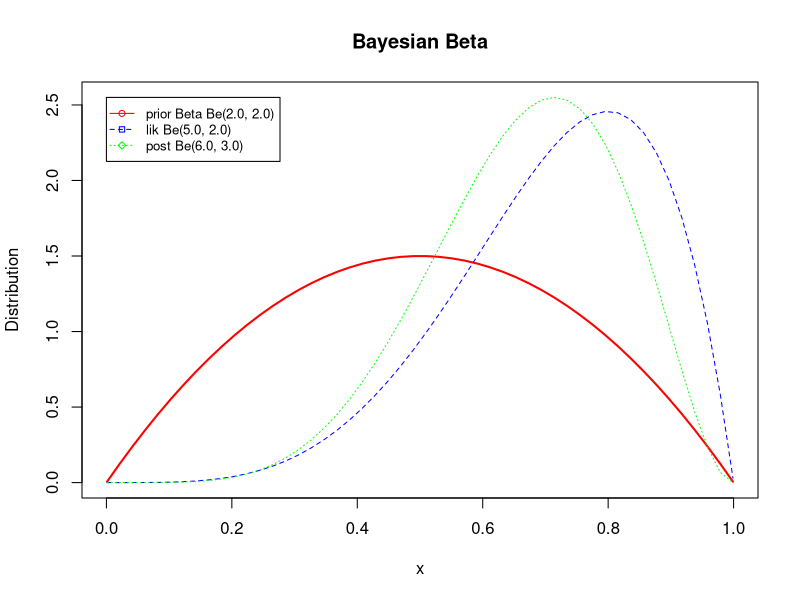
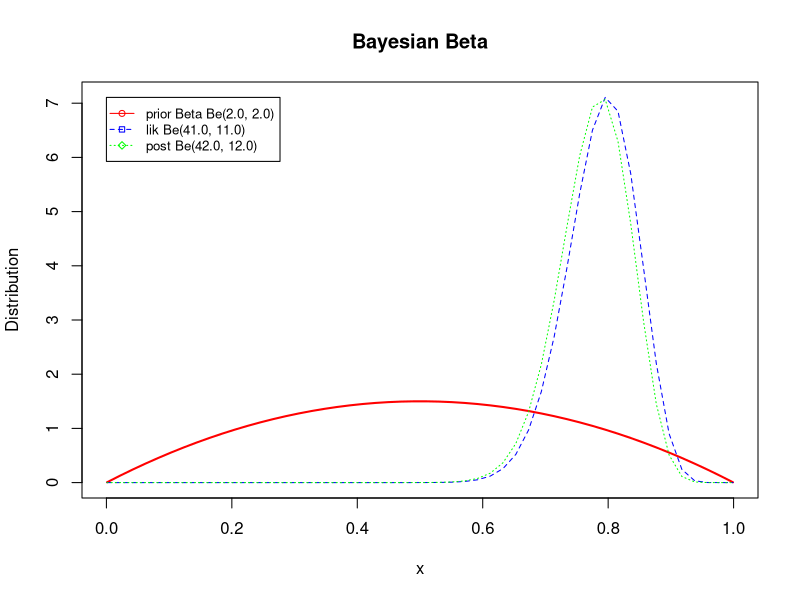
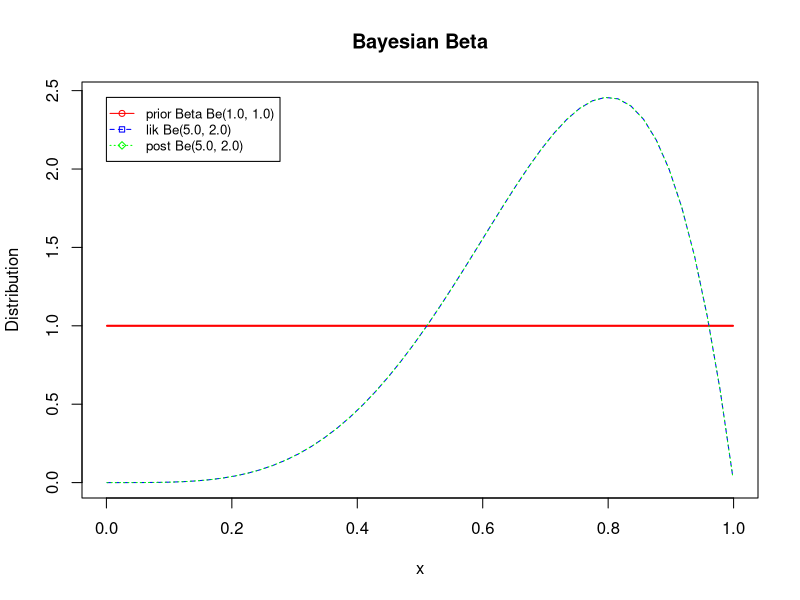
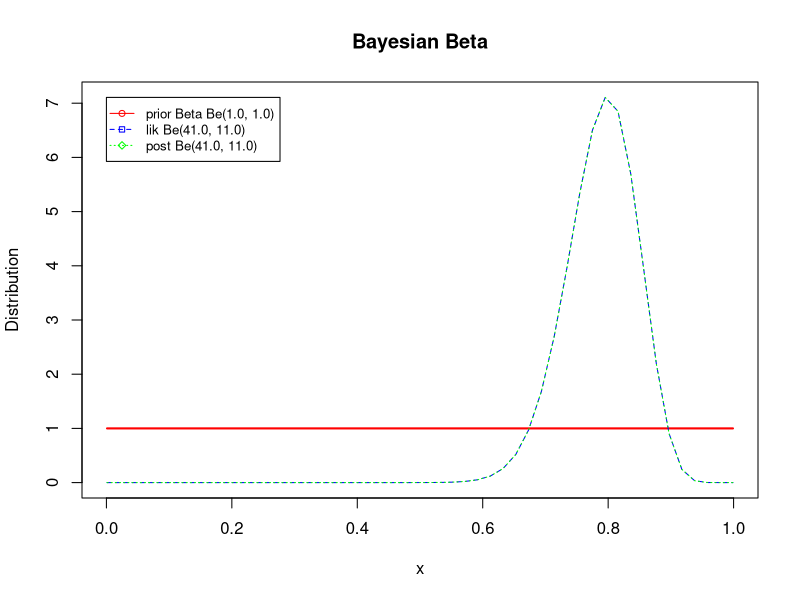

The R source for these figures, in order:
rm(list = ls())
#%% Example of parameter updating in a Beta-Binomial model
#%
#%%
  
#  % This file is from pmtk3.googlecode.com

library(matlab)

data = data.frame(data = zeros(4,4))
names(data)  = c("a","b","N1","N0")
data[1,] = c(a=2,b=2,N1=4 ,N0 = 1)
data[2,] = c(a=2,b=2,N1=40,N0 = 10)
data[3,] = c(a=1,b=1,N1=4 ,N0 = 1)
data[4,] = c(a=1,b=1,N1=40,N0 = 10)

X = data[1,]

flatPrior.a = 1;
flatPrior.b = 1;

#%%    
figname = c('betaPostInfSmallSample', 'betaPostInfLargeSample', 
            'betaPostUninfSmallSample', 'betaPostUninfLargeSample');

x = linspace(0.001, 0.999, 50); 
for (i in 1:numel(data))
{
  
  #%% Update
  prior.a = data[i,"a"];
  prior.b = data[i,"b"];
  N = data[i,"N0"] + data[i,"N1"];
  nsucc = data[i,"N1"];
  nfail = N - nsucc;
  post.a = prior.a + nsucc;
  post.b = prior.b + nfail;
  lik.a = flatPrior.a + nsucc;
  lik.b = flatPrior.b + nfail; 

  Pprior = exp(dbeta(shape1 = prior.a, shape2 = prior.b, x = x, log = TRUE))
  name1 = sprintf('prior Beta Be(%2.1f, %2.1f)', prior.a, prior.b)
  
  Plik = exp(dbeta(shape1 = lik.a, shape2 = lik.b, x = x, log = TRUE));
  name2 = sprintf('lik Be(%2.1f, %2.1f)', lik.a, lik.b);
  
  Ppost = exp(dbeta(shape1 = post.a, shape2 = post.b, x = x, log = TRUE));
  name3 = sprintf('post Be(%2.1f, %2.1f)', post.a, post.b);
  
  ylim = max(unlist(list(max(Pprior),max(Plik),max(Ppost))))
  
  plot(x, Pprior,type="l", col="red",ylim=c(0,ylim),lwd=2,lty=1,pch=21, ann=FALSE) 
  title(main="Bayesian Beta")
  title(xlab="x")
  title(ylab="Distribution")  
  
  
  
  lines(x = x, y = Plik, col="blue", type = "l", lty=2,pch=22)    
  lines(x, Ppost, col="green", type = "l", lty=3, pch=23)  
  
  legend(0, ylim, c(name1,name2,name3), cex=0.8, 
         col=c("red","blue","green"), pch=21:23, lty=1:3);

}
